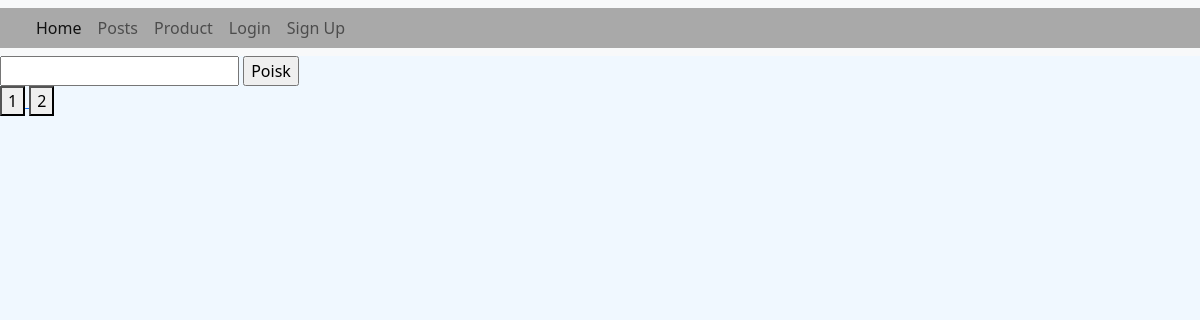
Before: /product/?page=3 with the older database file.
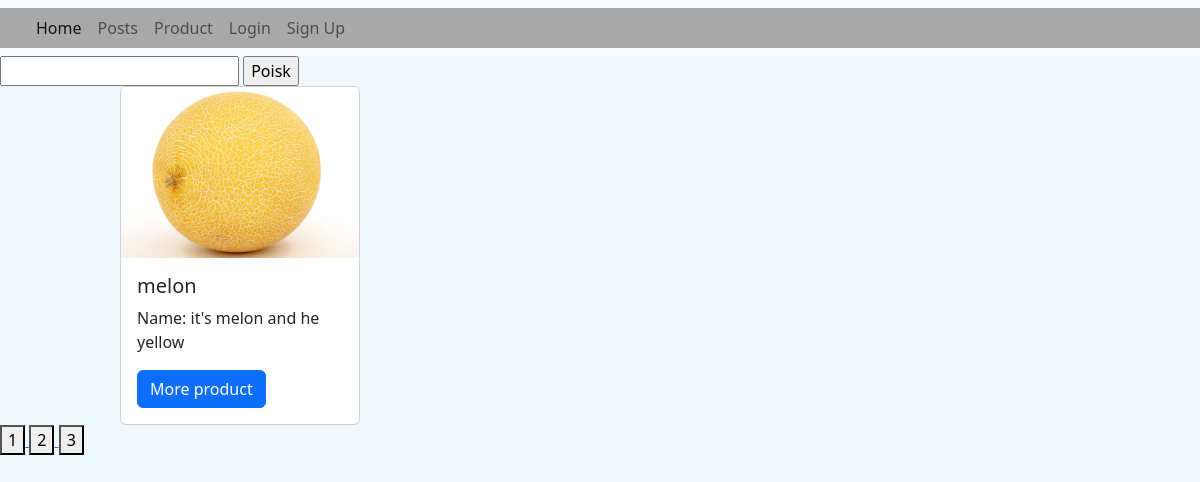
After: the same page with the newer database file.
### posts/models.py (models this page shows)
class Product(models.Model):
    image = models.ImageField(upload_to='product_image',blank=True,null=True)
    title = models.CharField(max_length=50)
    price = models.FloatField()
    compound = models.TextField(blank=False)
    connection = models.ManyToManyField(Category, related_name='category')
    connection_review = models.ManyToManyField(Review,related_name='connection_review')

### posts/views.py (the view)
# urls.py: path('product/', post_views.product_view),
def product_view(request):
    if request.method == 'GET':
        search = request.GET.get('search')
        page = int(request.GET.get('page',1))
        product = Product.objects.all()
        print(page)
        max_page = product.__len__() / PAGINATION_LIMIT
        if round(max_page) < max_page:
            max_page = round(max_page) + 1
        else:
            max_page = round(max_page)
        if search:
            product = product.filter(Q(title__icontains=search) | Q(compound__icontains=search) )
        product = product[PAGINATION_LIMIT * (page-1): PAGINATION_LIMIT * page]
        context_product = {
            'product' : product,
            'user': request.user,
            'pages': range(1, max_page+1)
        }
        return render(request, 'product/product.html', context=context_product)

### templates/product/product.html (shortened to what this page needs)
{% extends 'layouts/index.html' %}
{% block product %}
    <form action="/product/" method="get">
        <input type="text" name="search">
        <input type="submit" value="Poisk">
    </form>
    <div class="product">
         {% for productos in product %}
             <div class="card" style="display: flex; justify-content: space-between; width: 20%; margin-left: 10%; flex-wrap: wrap">
  <img src="/media/{{ productos.image }}" class="card-img-top" alt="...">
  <div class="card-body">
    <h5 class="card-title">{{ productos.title }}</h5>
    <p class="card-text">Name: {{ productos.compound }}</p>
    <a href="/products/{{ productos.id }}/" class="btn btn-primary">More product</a>
  </div>
</div>
         {% endfor %}
    </div>
    <div class="pages">
        {% for page in pages %}
            <a href="/product/?page={{ page }}">
                <button>{{ page }}</button>
            </a>
        {% endfor %}
    </div>
{% endblock %}

Changed rows visible on the page:
added Product: image (picture), title "melon", compound "it's melon and he yellow"
Other visible differences:
new list line: "3"
